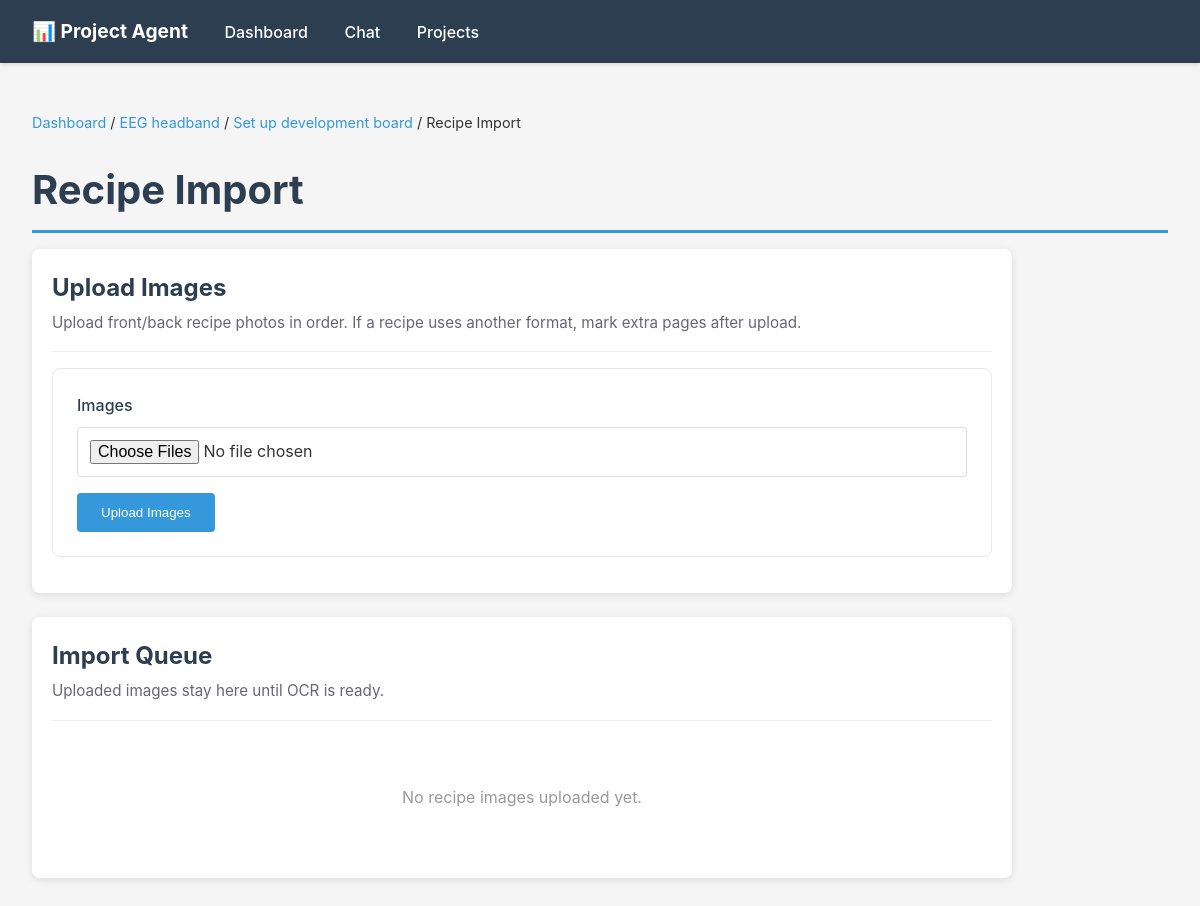
Page /apps/recipes/import?project_id=1&action_id=2 on the committed database.
### tables this page shows
CREATE TABLE projects (
                id INTEGER PRIMARY KEY AUTOINCREMENT,
                name TEXT UNIQUE NOT NULL,
                status TEXT DEFAULT 'active',
                created_at TEXT DEFAULT CURRENT_TIMESTAMP,
                updated_at TEXT DEFAULT CURRENT_TIMESTAMP
            , description TEXT DEFAULT '', priority_score INTEGER DEFAULT 3, focus_reason TEXT DEFAULT '');

CREATE TABLE recommended_actions (
                id INTEGER PRIMARY KEY AUTOINCREMENT,
                project_id INTEGER NOT NULL,
                action TEXT NOT NULL,
                priority TEXT DEFAULT 'medium',
                created_at TEXT DEFAULT CURRENT_TIMESTAMP, sort_order INTEGER DEFAULT 100, status TEXT DEFAULT 'open', completed_at TEXT DEFAULT '',
                FOREIGN KEY (project_id) REFERENCES projects(id) ON DELETE CASCADE
            );

### api.py (the view)
@app.get("/apps/recipes/import")
def recipe_import_page(request: Request, project_id: int, action_id: int):
    project = dict_from_row(db.get_project_by_id(project_id))
    action = dict_from_row(db.get_recommended_action(action_id))
    if not project or not action or action["project_id"] != project_id:
        raise HTTPException(status_code=404, detail="Recipe import task not found")
    context = {
        "request": request,
        "project": project,
        "action": action,
        "recipe_image_groups": db.get_recipe_image_groups(action_id),
        "recipe_image_roles": [
            {"value": "front", "label": "Front"},
            {"value": "back", "label": "Back"},
            {"value": "extra", "label": "Extra page"},
        ],
    }
    template = jinja_env.get_template("recipe_import.html")
    html = template.render(context)
    return HTMLResponse(html)

### templates/recipe_import.html (shortened to what this page needs)
{% extends "base.html" %}
{% block content %}
<div class="breadcrumb">
    <a href="/">Dashboard</a> / <a href="/projects/{{ project.id }}">{{ project.name }}</a> / <a href="/projects/{{ project.id }}/actions/{{ action.id }}">{{ action.action }}</a> / Recipe Import
</div>
<h1>Recipe Import</h1>
<div class="app-shell">
    <section class="detail-section">
        <div class="section-header">
            <div>
                <h2>Upload Images</h2>
                <p class="section-subtitle">Upload front/back recipe photos in order. If a recipe uses another format, mark extra pages after upload.</p>
            </div>
        </div>
        <form method="post" action="/apps/recipes/import/upload" enctype="multipart/form-data" class="upload-form">
            <div class="form-group">
                <label for="files">Images</label>
                <input type="file" id="files" name="files" accept="image/*" multiple required>
            </div>
            <button type="submit">Upload Images</button>
        </form>
    </section>
    <section class="detail-section">
        <div class="section-header">
            <div>
                <h2>Import Queue</h2>
                <p class="section-subtitle">Uploaded images stay here until OCR is ready.</p>
            </div>
        </div>
        {% if recipe_image_groups %}
            <div class="recipe-pair-list">
                {% for group in recipe_image_groups %}
                    <article class="recipe-pair">
                        <div class="recipe-pair-header">
                            <strong>{{ group.label or "Recipe pair" }}</strong>
                            <small>{{ group.layout|replace("_", " ")|upper }} - {{ group.status|upper }}</small>
                        </div>
                        <div class="recipe-pair-images">
                            {% set used_sides = group.images|map(attribute="side")|list %}
                            {% for image in group.images %}
                                <div class="image-tile">
                                    <span class="side-label">{{ (image.side or "extra")|replace("_", " ")|upper }}</span>
                                    <img src="/uploads/{{ image.filename }}" alt="{{ image.original_filename }}">
                                    <div>
                                        <strong>{{ image.original_filename }}</strong>
                                        <small>{{ image.status|upper }}</small>
                                        <form method="post" action="/apps/recipes/import/images/{{ image.id }}/assign" class="image-assignment-form">
                                            <input type="hidden" name="project_id" value="{{ project.id }}">
                                            <input type="hidden" name="action_id" value="{{ action.id }}">
                                            <label>
                                                Pair
                                                <select name="group_id">
                                                    {% for option_group in recipe_image_groups|reverse %}
                                                        <option value="{{ option_group.id }}" {% if option_group.id == group.id %}selected{% endif %}>
                                                            {{ option_group.label or ("Recipe pair " ~ loop.index) }}
                                                        </option>
                                                    {% endfor %}
                                                </select>
                                            </label>
                                            <label>
                                                Role
                                                <select name="side">
                                                    {% for role in recipe_image_roles %}
                                                        <option value="{{ role.value }}" {% if role.value == image.side %}selected{% endif %}>{{ role.label }}</option>
                                                    {% endfor %}
                                                </select>
                                            </label>
                                            <button type="submit" class="secondary-button small-button">Update</button>
                                        </form>
                                    </div>
                                </div>
                            {% endfor %}
                            {% for side in ["front", "back"] %}
                                {% if side not in used_sides %}
                                    <div class="image-tile missing-side">
                                        <span class="side-label">{{ side|upper }}</span>
                                        <div>
                                            <strong>Missing {{ side }}</strong>
                                            <small>Upload another image or relabel an existing page.</small>
                                        </div>
                                    </div>
                                {% endif %}
                            {% endfor %}
                        </div>
                    </article>
                {% endfor %}
            </div>
        {% else %}
            <div class="empty-state">
                <p>No recipe images uploaded yet.</p>
            </div>
        {% endif %}
    </section>
</div>
{% endblock %}

### templates/base.html (style rules this page uses)
* { margin: 0; padding: 0; box-sizing: border-box; }
body { font-family: -apple-system, BlinkMacSystemFont, 'Segoe UI', 'Roboto', 'Oxygen', 'Ubuntu', 'Cantarell', sans-serif; background: #f5f5f5; color: #333; line-height: 1.6; }
h1, h2, h3 { margin: 1.5rem 0 1rem; color: #2c3e50; }
h1 { font-size: 2.5rem; border-bottom: 3px solid #3498db; padding-bottom: 0.5rem; }
h2 { font-size: 1.5rem; margin-top: 2rem; }
form { background: white; padding: 1.5rem; border-radius: 8px; margin: 1.5rem 0; box-shadow: 0 2px 8px rgba(0,0,0,0.1); }
.form-group { margin-bottom: 1rem; }
label { display: block; margin-bottom: 0.5rem; font-weight: 500; color: #2c3e50; }
input, textarea, select { width: 100%; padding: 0.75rem; border: 1px solid #ddd; border-radius: 4px; font-family: inherit; font-size: 1rem; }
button { background: #3498db; color: white; padding: 0.75rem 1.5rem; border: none; border-radius: 4px; cursor: pointer; font-weight: 500; transition: background 0.2s; }
.breadcrumb { margin: 1rem 0; font-size: 0.9rem; }
.breadcrumb a { color: #3498db; text-decoration: none; }
.empty-state { text-align: center; padding: 2rem; color: #999; }
.empty-state p { margin: 1rem 0; }
.app-shell { max-width: 980px; }
.detail-section { background: white; border-radius: 8px; padding: 1.25rem; margin-bottom: 1.5rem; box-shadow: 0 2px 8px rgba(0,0,0,0.1); }
.section-header { display: flex; justify-content: space-between; gap: 1rem; align-items: start; border-bottom: 1px solid #eee; padding-bottom: 1rem; margin-bottom: 1rem; }
.section-header h2 { margin: 0; }
.section-subtitle { color: #667; margin-top: 0.25rem; font-size: 0.95rem; }
.upload-form { box-shadow: none; border: 1px solid #e8e8e8; margin: 0 0 1rem; }

### rows in the picture
projects: name "EEG headband"
recommended_actions: action "Set up development board"
